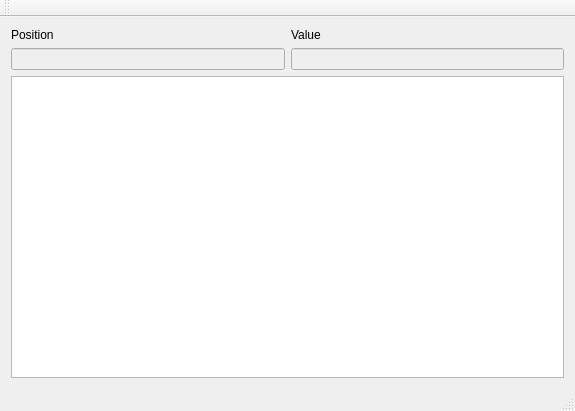
<?xml version="1.0" encoding="UTF-8"?>
<ui version="4.0">
 <class>MainWindow</class>
 <widget class="QMainWindow" name="MainWindow">
  <property name="geometry">
   <rect>
    <x>0</x>
    <y>0</y>
    <width>575</width>
    <height>411</height>
   </rect>
  </property>
  <property name="windowTitle">
   <string>MainWindow</string>
  </property>
  <widget class="QWidget" name="centralWidget">
   <layout class="QGridLayout" name="gridLayout">
    <item row="0" column="0">
     <layout class="QHBoxLayout" name="horizontalLayout">
      <item>
       <layout class="QVBoxLayout" name="verticalLayout">
        <item>
         <widget class="QLabel" name="xLabel">
          <property name="text">
           <string>Position</string>
          </property>
         </widget>
        </item>
        <item>
         <widget class="QLineEdit" name="xValLine">
          <property name="enabled">
           <bool>false</bool>
          </property>
         </widget>
        </item>
       </layout>
      </item>
      <item>
       <layout class="QVBoxLayout" name="verticalLayout_2">
        <item>
         <widget class="QLabel" name="yLabel">
          <property name="text">
           <string>Value</string>
          </property>
         </widget>
        </item>
        <item>
         <widget class="QLineEdit" name="yValLine">
          <property name="enabled">
           <bool>false</bool>
          </property>
         </widget>
        </item>
       </layout>
      </item>
     </layout>
    </item>
    <item row="1" column="0">
     <widget class="PointableChartView" name="pointableChart"/>
    </item>
   </layout>
  </widget>
  <widget class="QMenuBar" name="menuBar">
   <property name="geometry">
    <rect>
     <x>0</x>
     <y>0</y>
     <width>575</width>
     <height>30</height>
    </rect>
   </property>
  </widget>
  <widget class="QToolBar" name="mainToolBar">
   <attribute name="toolBarArea">
    <enum>TopToolBarArea</enum>
   </attribute>
   <attribute name="toolBarBreak">
    <bool>false</bool>
   </attribute>
  </widget>
  <widget class="QStatusBar" name="statusBar"/>
 </widget>
 <layoutdefault spacing="6" margin="11"/>
 <customwidgets>
  <customwidget>
   <class>PointableChartView</class>
   <extends>QGraphicsView</extends>
   <header>PointableChartView.hpp</header>
  </customwidget>
 </customwidgets>
 <resources/>
 <connections/>
</ui>
